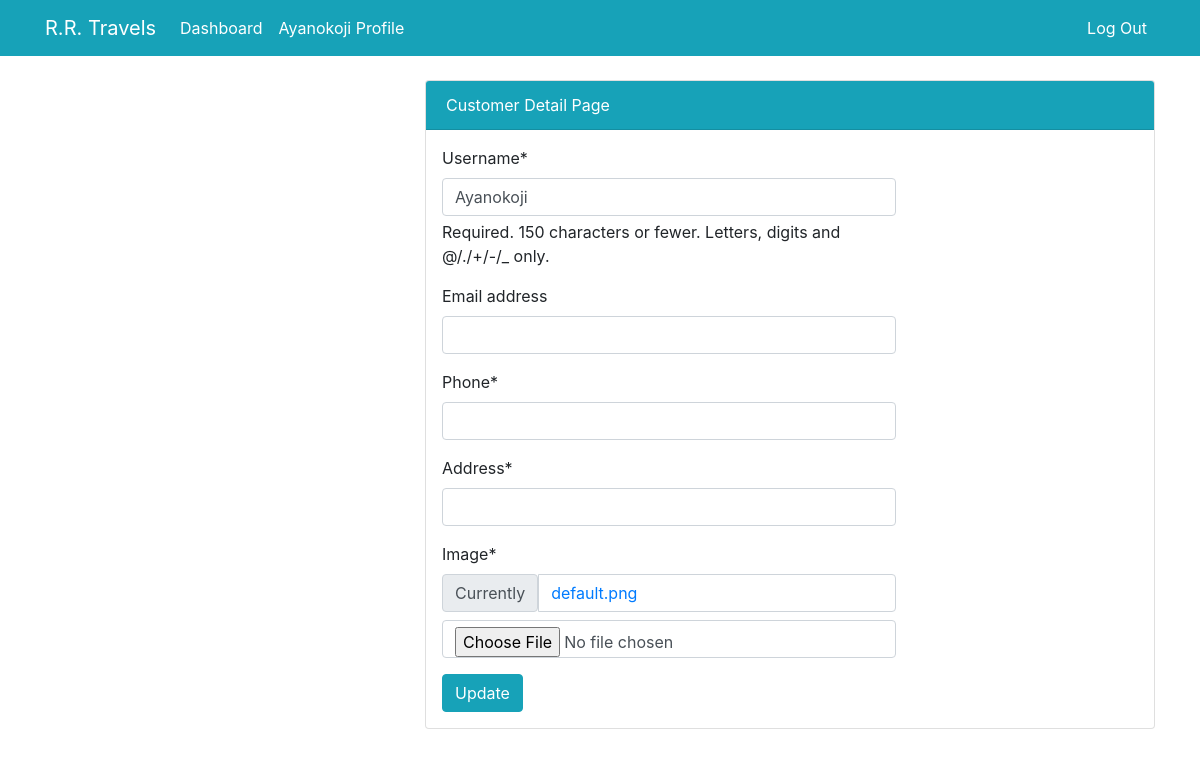
/profile/update/ (signed in), run on an earlier commit of the app's database.
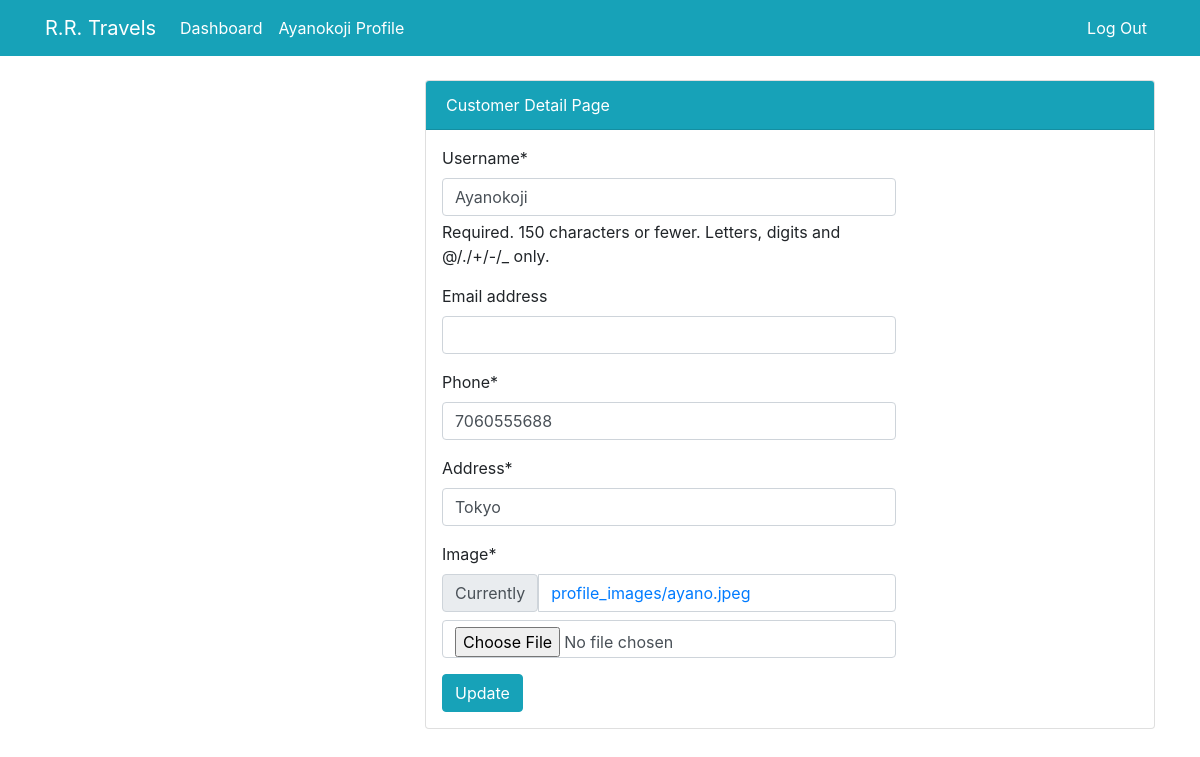
And on a later commit of the database.
### user/models.py (models this page shows, shortened)
class Profile(models.Model):
    customer = models.OneToOneField(User, on_delete=models.CASCADE)
    address = models.CharField(max_length=200)
    phone = models.CharField(max_length=50)
    image = models.ImageField(default='default.png',
                              upload_to='profile_images')

### user/views.py (the view)
# urls.py: path('profile/update/', user_views.profile_update, name='user-profile-update'),
def profile_update(request):
    if request.method == 'POST':
        u_form = UserUpdateForm(request.POST, instance=request.user)
        p_form = ProfileUpdateForm(
            request.POST, request.FILES, instance=request.user.profile)
        if u_form.is_valid() and p_form.is_valid():
            u_form.save()
            p_form.save()
            return redirect('user-profile')
    else:
        u_form = UserUpdateForm(instance=request.user)
        p_form = ProfileUpdateForm(instance=request.user.profile)
    context = {
        'u_form': u_form,
        'p_form': p_form,
    }
    return render(request, 'user/profile_update.html', context)

### user/forms.py
class UserUpdateForm(forms.ModelForm):
    class Meta:
        model = User
        fields = ['username', 'email']

class ProfileUpdateForm(forms.ModelForm):
    class Meta:
        model = Profile
        fields = ['phone', 'address', 'image']

### templates/user/profile_update.html (shortened to what this page needs)
{% extends 'partials/base.html' %}
{% load crispy_forms_tags %}
{% block content %}
<div class="row my-4">
    <div class="col-md-4"></div>
    <div class="col-md-8">
        <div class="card">
            <div class="card-header bg-info text-white">
                Customer Detail Page
            </div>
            <div class="row p-3">
                <div class="col-md-8">
                    <form method="POST" enctype="multipart/form-data">
                        {{ u_form|crispy }}
                        {{ p_form|crispy }}
                        <input class="btn btn-info" type="submit" value="Update">
                    </form>
                </div>
            </div>
        </div>
    </div>
</div>
{% endblock %}

What changed in the data, as far as the page shows it:
changed Profile: phone (not shown) → "7060555688"; address (not shown) → "Tokyo"
Also different on the page:
text no longer shown: "Phone * Address * Image * Currently default.png"
text now shown: "Phone * Address * Image * Currently profile_images/ayano.jpeg"
